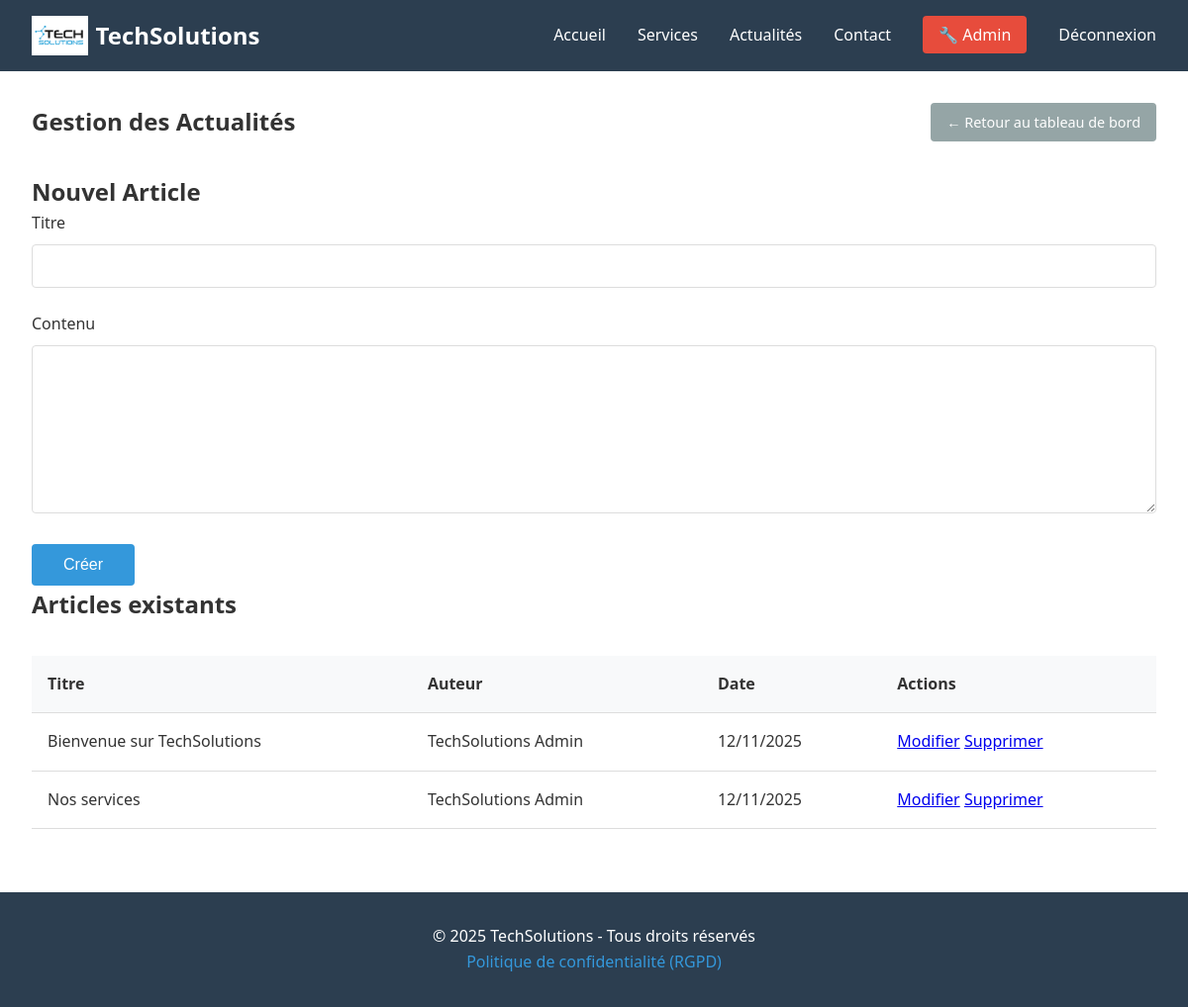
Page /admin/articles.php (signed in) on the earlier database version.
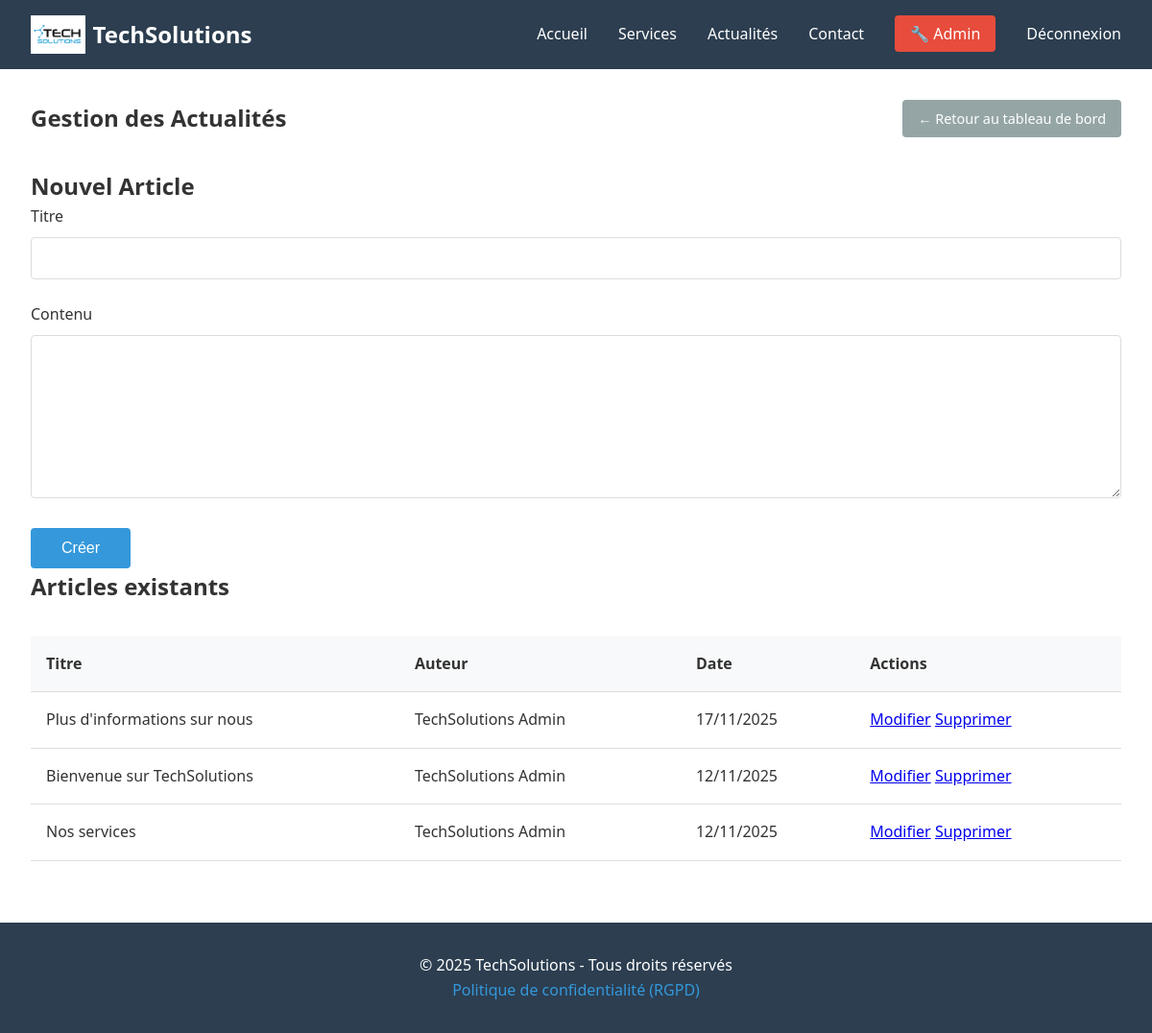
Same page on the later database version.
### tables this page shows
CREATE TABLE `articles` (
  `id` int(11) NOT NULL AUTO_INCREMENT,
  `titre` varchar(255) NOT NULL,
  `contenu` text NOT NULL,
  `auteur_id` int(11) DEFAULT NULL,
  `created_at` timestamp NOT NULL DEFAULT current_timestamp(),
  `updated_at` timestamp NOT NULL DEFAULT current_timestamp() ON UPDATE current_timestamp(),
  PRIMARY KEY (`id`),
  KEY `auteur_id` (`auteur_id`),
  CONSTRAINT `articles_ibfk_1` FOREIGN KEY (`auteur_id`) REFERENCES `users` (`id`) ON DELETE SET NULL
);

CREATE TABLE `users` (
  `id` int(11) NOT NULL AUTO_INCREMENT,
  `email` varchar(255) NOT NULL,
  `password` varchar(255) NOT NULL,
  `nom` varchar(100) NOT NULL,
  `prenom` varchar(100) NOT NULL,
  `telephone` varchar(20) DEFAULT NULL,
  `role` enum('admin','client') DEFAULT 'client',
  `consent_date` datetime DEFAULT NULL,
  `created_at` timestamp NOT NULL DEFAULT current_timestamp(),
  `updated_at` timestamp NOT NULL DEFAULT current_timestamp() ON UPDATE current_timestamp(),
  PRIMARY KEY (`id`),
  UNIQUE KEY `email` (`email`)
);

### admin/articles.php (the view, shortened to what this page needs)
<?php
require_once '../includes/auth.php';
$editArticle = null;
$articles = $pdo->query("SELECT a.*, u.prenom, u.nom FROM articles a
                         LEFT JOIN users u ON a.auteur_id = u.id
                         ORDER BY a.created_at DESC")->fetchAll();
?>
<?php include '../includes/header.php'; ?>
<section class="admin-articles">
    <div class="admin-header">
        <h1>Gestion des Actualités</h1>
        <a href="index.php" class="btn-back">← Retour au tableau de bord</a>
    </div>
    <div class="form-container">
        <h2><?= $editArticle ? 'Modifier' : 'Nouvel' ?> Article</h2>
        <form method="POST">
            <div class="form-group">
                <label for="titre">Titre</label>
                <input type="text" id="titre" name="titre"
                       value="<?= $editArticle ? htmlspecialchars($editArticle['titre']) : '' ?>" required>
            </div>
            <div class="form-group">
                <label for="contenu">Contenu</label>
                <textarea id="contenu" name="contenu" rows="8" required><?= $editArticle ? htmlspecialchars($editArticle['contenu']) : '' ?></textarea>
            </div>
            <button type="submit"><?= $editArticle ? 'Modifier' : 'Créer' ?></button>
        </form>
    </div>
    <div class="articles-list">
        <h2>Articles existants</h2>
        <table>
            <thead>
                <tr>
                    <th>Titre</th>
                    <th>Auteur</th>
                    <th>Date</th>
                    <th>Actions</th>
                </tr>
            </thead>
            <tbody>
                <?php foreach($articles as $article): ?>
                <tr>
                    <td><?= htmlspecialchars($article['titre']) ?></td>
                    <td><?= htmlspecialchars($article['prenom'] . ' ' . $article['nom']) ?></td>
                    <td><?= date('d/m/Y', strtotime($article['created_at'])) ?></td>
                    <td>
                        <a href="?edit=<?= $article['id'] ?>">Modifier</a>
                        <a href="?delete=<?= $article['id'] ?>"
                           onclick="return confirm('Supprimer cet article ?')">Supprimer</a>
                    </td>
                </tr>
                <?php endforeach; ?>
            </tbody>
        </table>
    </div>
</section>
<?php include '../includes/footer.php'; ?>

Differences in the rows shown:
added articles: titre "Plus d'informations sur nous", auteur.nom "TechSolutions Admin", created_at "17/11/2025"
